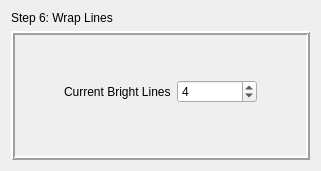
  <widget class="QWizardPage" name="wizardPage_pageScanLines">
   <layout class="QGridLayout" name="gridLayout_7">
    <item row="0" column="0">
     <layout class="QVBoxLayout" name="verticalLayout_pageWarpTimes" stretch="0,1">
      <item>
       <widget class="QLabel" name="label_pageWarpTimesHint">
        <property name="font">
         <font>
          <family>Arial</family>
          <weight>50</weight>
          <bold>false</bold>
         </font>
        </property>
        <property name="text">
         <string>Step 6: Wrap Lines</string>
        </property>
       </widget>
      </item>
      <item>
       <widget class="QFrame" name="frame_pageWarpTimes">
        <property name="font">
         <font>
          <family>Arial</family>
         </font>
        </property>
        <property name="frameShape">
         <enum>QFrame::Box</enum>
        </property>
        <property name="frameShadow">
         <enum>QFrame::Raised</enum>
        </property>
        <property name="lineWidth">
         <number>2</number>
        </property>
        <layout class="QGridLayout" name="gridLayout_16" rowstretch="4,1,5">
         <item row="1" column="2">
          <spacer name="horizontalSpacer_18">
           <property name="orientation">
            <enum>Qt::Horizontal</enum>
           </property>
           <property name="sizeHint" stdset="0">
            <size>
             <width>40</width>
             <height>20</height>
            </size>
           </property>
          </spacer>
         </item>
         <item row="0" column="1">
          <spacer name="verticalSpacer_13">
           <property name="orientation">
            <enum>Qt::Vertical</enum>
           </property>
           <property name="sizeHint" stdset="0">
            <size>
             <width>20</width>
             <height>40</height>
            </size>
           </property>
          </spacer>
         </item>
         <item row="1" column="1">
          <layout class="QHBoxLayout" name="horizontalLayout_pageWarpTimesSet">
           <item>
            <widget class="QLabel" name="label_pageWarpTimesSet">
             <property name="text">
              <string>Current Bright Lines</string>
             </property>
            </widget>
           </item>
           <item>
            <widget class="QSpinBox" name="spinBox_pageWarpTimesSet">
             <property name="minimumSize">
              <size>
               <width>80</width>
               <height>0</height>
              </size>
             </property>
             <property name="accelerated">
              <bool>true</bool>
             </property>
             <property name="minimum">
              <number>1</number>
             </property>
             <property name="maximum">
              <number>128</number>
             </property>
             <property name="singleStep">
              <number>1</number>
             </property>
             <property name="value">
              <number>4</number>
             </property>
            </widget>
           </item>
          </layout>
         </item>
         <item row="1" column="0">
          <spacer name="horizontalSpacer_17">
           <property name="orientation">
            <enum>Qt::Horizontal</enum>
           </property>
           <property name="sizeHint" stdset="0">
            <size>
             <width>40</width>
             <height>20</height>
            </size>
           </property>
          </spacer>
         </item>
         <item row="2" column="1">
          <spacer name="verticalSpacer_14">
           <property name="orientation">
            <enum>Qt::Vertical</enum>
           </property>
           <property name="sizeHint" stdset="0">
            <size>
             <width>20</width>
             <height>40</height>
            </size>
           </property>
          </spacer>
         </item>
        </layout>
       </widget>
      </item>
     </layout>
    </item>
   </layout>
  </widget>
